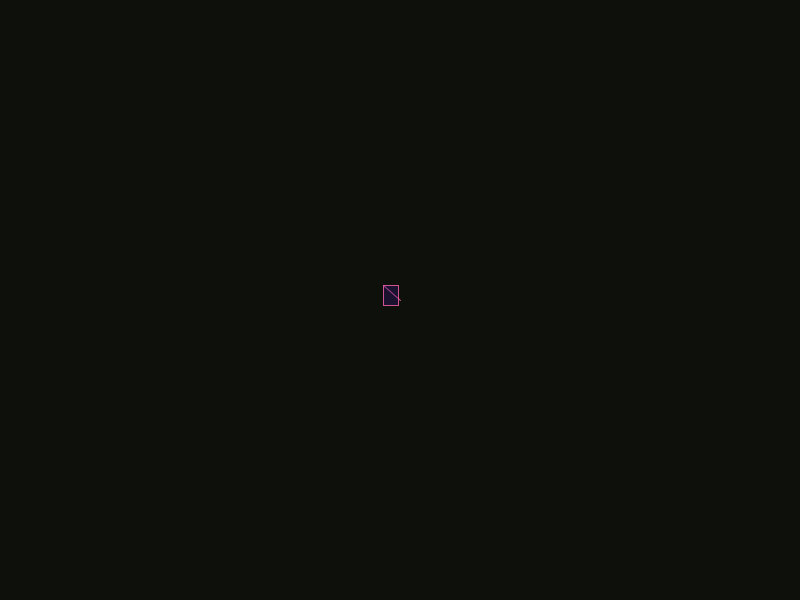
Frame 1 (no input)
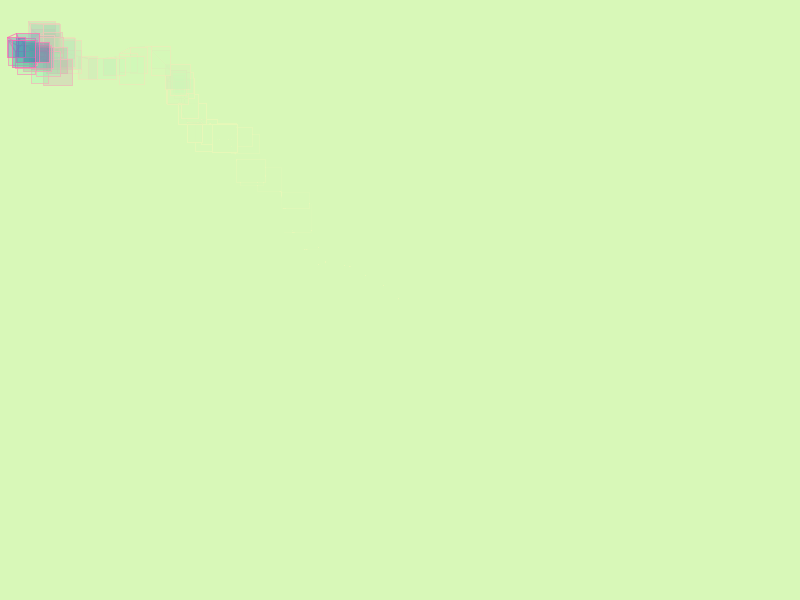
Frame 60 (the mouse pressed at the canvas centre just before this capture)
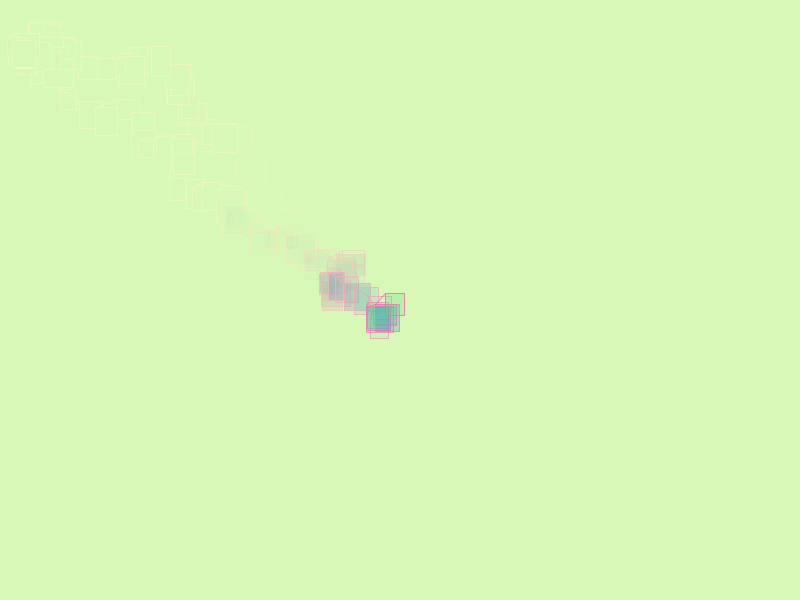
Frame 120 (the mouse held since frame 60 and released just before this capture)

The Processing sketch that drew these frames (run headless with seeded random() and noise(); from frame 60 on, the mouse is pressed at the canvas centre):

// Processing sketch: buggie
// ── buggie.pde
//my second sketch: learn to be drunk
 float w,h,r,g,b,y1,x1,y2,x2; //global variables
 
 
// hit play to run
void setup()
{
  size(800,600);  //size of canvas
  
  background(0,0,0); //BC color: indigo
  
  x1= width/2;
  y1= height/2;
  //let the doodle start from XXX location. width and height of canvas
  
}


//run in every frame
void draw ()
{

  // this fades out the previous stuff. add a "screen" on the top
  noStroke();
  fill(220, 254, 193, 16);
  rect(0, 0, width, height);
  
  //distance the buggie is from the mouse
  float dx = (mouseX-x1)/10.; //the smaller the denominator the closer the buggie is
  float dy = (mouseY-y1)/10.;
  
  float drunkx = 0.;
  drunkx += random(-20, 20);
  drunkx += random(-20, 20);
  drunkx += random(-20, 20);
  drunkx = drunkx / 3.;
  float drunky = 0.;
  drunky += random(-20, 20);
  drunky += random(-20, 20);
  drunky += random(-20, 20);
  drunky = drunky / 3.;
  
  //println(dx + " " + dy);
  
  // this adds the distance and some drunkness to the position(movement)
  x2 = x1+random(min(0, dx), max(0, dx))+drunkx;  //follow mouse horizontally
  y2 = y1+random(min(0, dy), max(0, dy))+drunky;  //follow mouse vertically
  
  //set up range for movement (x1,x2,y1,y2)
  //x2= x1+random(-20,20);
  //y2= y1+random(-20,20);
  
  //set up color range for variables
  r= random(0,180);
  g= random(0,255);
  b= random(120,200);
  
  
  //make a trace
  noFill(); //dont draw a fill
  stroke(255,101,178,200); //set stroke to pink
  line(x1,y1,x2,y2); //must put the object under its seting of fill and stroke
  
  float w= random(15,30);
  float h= random(15,30);
  fill(r,g,b,70); //color orange
  rect(x2,y2,w,h); //make the none variables more random
  
  //stash new x and y for a new round. setting them equal we don't need to check the boundary twice
  x1=x2;
  y1=y2;
  
  //boundaries
  if (x1>width) x1=0;
  if (x1<0) x1=width;
  if (y1>height)  y1=0;
  if (y1<0) y1=height;
}
 
  //erase everything when I press 'f'
  void keyPressed()
  {
    if(key=='f') background(78,254,193); //the key can be changed
  }
